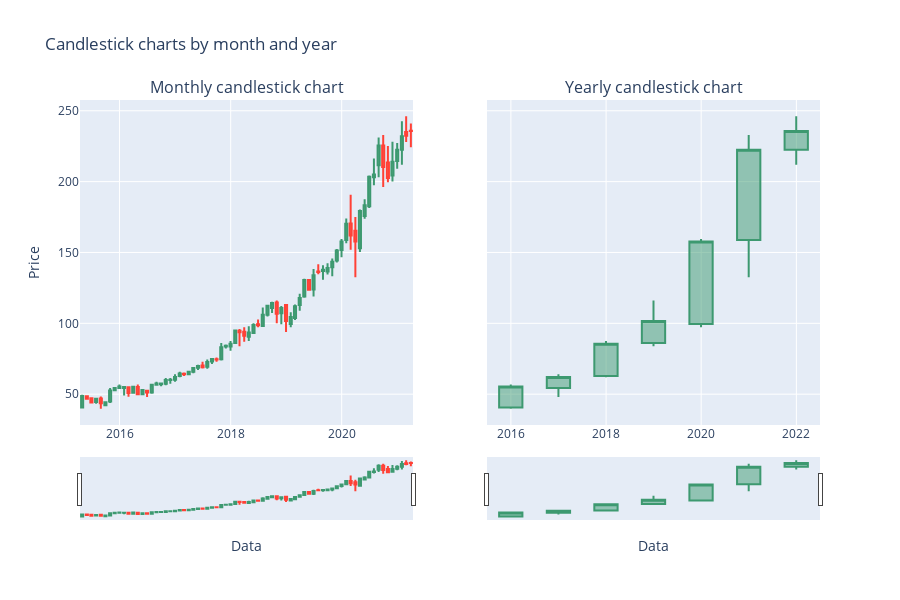

Notebook source saved alongside this figure:
### Code cell
fig.add_trace(go.Candlestick(
    x=monthly_data.index,
    open=monthly_data['Open'],
    high=monthly_data['High'],
    low=monthly_data['Low'],
    close=monthly_data['Close'],
    showlegend=False
), row=1, col=1)

fig.add_trace(go.Candlestick(
    x=yearly_data.index,
    open=yearly_data['Open'],
    high=yearly_data['High'],
    low=yearly_data['Low'],
    close=yearly_data['Close'],
    showlegend=False
), row=1, col=2)

fig.update_layout(
    title='Candlestick charts by month and year',
    xaxis_title='Data',
    yaxis_title='Price',
    xaxis2_title='Data',
    height=600
)

fig.show()
